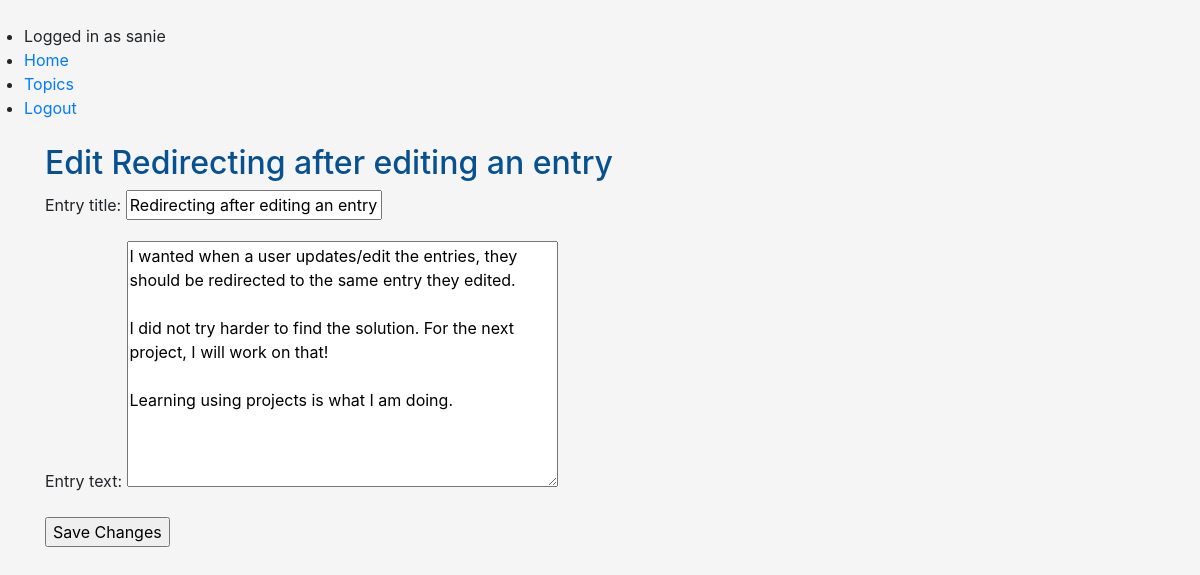
Page /entry/edit/10/ (signed in) on the committed database.
### learning_logs/models.py (models this page shows, shortened)
class Entry(models.Model):
	topic = models.ForeignKey(Topic, on_delete=models.CASCADE)
	entry_title = models.CharField(max_length=100, blank=True)
	entry_text = models.TextField(max_length=500)
	date_added = models.DateTimeField(auto_now_add=True)
	edited = models.DateTimeField(auto_now=True, null=True)
	class Meta:
		verbose_name_plural = 'entries'
		ordering = ['-date_added']

### learning_logs/views.py (the view)
# urls.py: path('entry/edit/<int:pk>/', views.EditEntry.as_view(), name='edit-entry'),
class EditEntry(LoginRequiredMixin, generic.UpdateView):
	model = Entry
	fields = ['entry_title', 'entry_text']
	template_name = 'learning_logs/edit-entry.html'
	success_url = reverse_lazy('topics')

### learning_logs/templates/learning_logs/edit-entry.html (shortened to what this page needs)
{% extends 'learning_logs/base.html' %}
{% block content %}
	<h1>Edit {{entry.entry_title}}</h1>
	<form action="" method="post">
		{{form.as_p}}
		<input type="submit" value="Save Changes">
	</form>
{% endblock content %}

### learning_logs/templates/learning_logs/base.html (shortened to what this page needs)
{% load static %}
<!DOCTYPE html>
<html lang="en">
<head>
	<link rel="stylesheet" href="https://cdnjs.cloudflare.com/ajax/libs/font-awesome/4.7.0/css/font-awesome.min.css">
    <link rel="stylesheet" href="https://maxcdn.bootstrapcdn.com/bootstrap/4.5.2/css/bootstrap.min.css">
	<link rel="stylesheet" href="{% static 'css/main.css' %}">
</head>
<body>
	<header class="m-4">
		<ul class="sidebar-nav">
			<li>{% if user.is_authenticated %} Logged in as {{user.username}} {% else %} Not Logged
				                        In {% endif %}
			</li>
			<li><a href="{% url 'index' %}">Home</a></li>
			<li><a href="{% url 'topics' %}">Topics</a></li>
			{% if user.is_authenticated %}
			<li><a href="{% url 'logout' %}">Logout</a></li>
			{% endif %}
		</ul>
	</header>
	<main class="container">
		{% block content %}
		{% endblock content %}
	</main>
</body>
</html>

### learning_logs/static/css/main.css (style rules this page uses)
body { background: whitesmoke; }
h1 { font-size: xx-large; color: #085191; }
ul { padding: 0; }

### rows in the picture
Entry: entry_title "Redirecting after editing an entry", entry_text "I wanted when a user updates/edit the entries, they should be redirected to the same entry they edited. I did not try harder to find the solution. For the next project, I will work on that! Learning using projects is what I am doing."

### other values in the picture
{{ user.username }} "sanie"
